Frame 1 (no input): blank canvas, image omitted
Frame 60 (the mouse pressed at the canvas centre just before this capture): blank canvas, image omitted
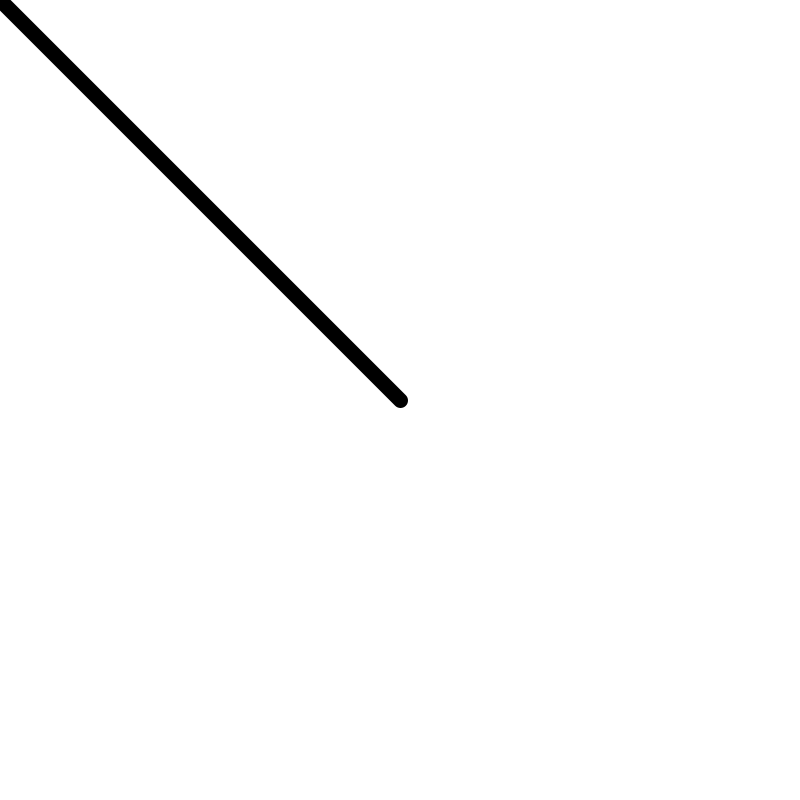
Frame 120 (the mouse held since frame 60 and released just before this capture)

The Processing sketch whose frames 1 and 60 were blank and that drew this single picture after the mouse press (run headless with seeded random() and noise(); from frame 60 on, the mouse is pressed at the canvas centre):

// Processing sketch: thicknessOfLine
// ── thicknessOfLine.pde
//adjusting thickness of the line based on speed of mouse (horizontally)

float maxThickness;

void setup() {
  size(800, 800);
  background(255);
  maxThickness = 15;
}

void draw() {
  stroke(0);
  
  float lineWidth = abs(mouseX - pmouseX);
  if (lineWidth > maxThickness) {
    lineWidth = maxThickness;
  }
  
  strokeWeight(lineWidth);
  line(pmouseX, pmouseY, mouseX, mouseY);
}
